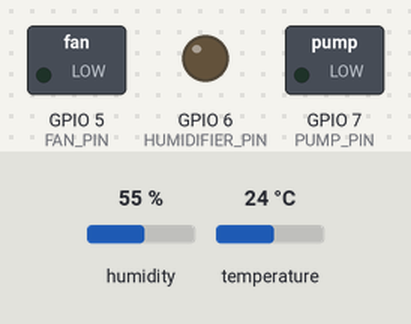
A sketch run on a simulated ESP32-S3. On the bench: switched loads named in the sketch (green lamp = pin HIGH), output pins drawn as LEDs (lit = HIGH). Inputs (shaded band) come from the test bench; at power-on: humidity 55 %, temperature 24 °C. WiFi joins after 1.5 s; servers stay silent unless stated; what the sketch prints to the serial monitor is not drawn.

Above: at 3.0 s.
3.1 s: humidity set to 46 %
5.3 s: humidity set to 43 %
At 9.0 s:
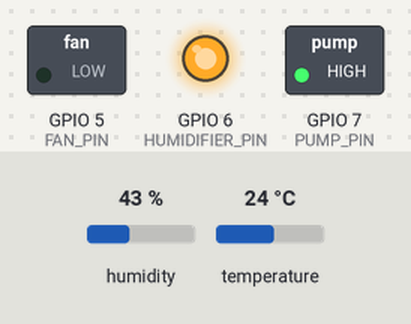
9.3 s: temperature set to 29 °C
13.0 s: temperature set to 32 °C
At 16.4 s:
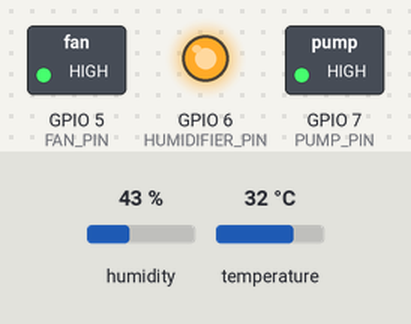
17.3 s: humidity set to 64 %
21.0 s: humidity set to 67 %
At 24.9 s:
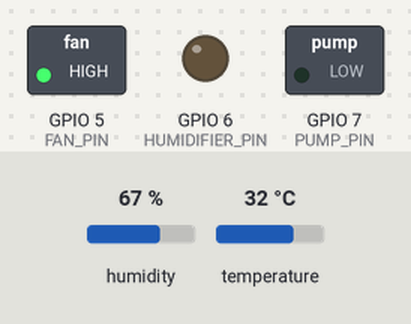
Timing chart, 0 to 26.3 s (numbered marks = the images above; inputs shaded):
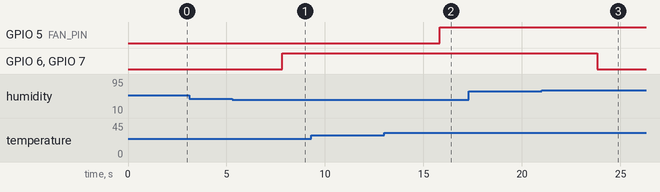

Measured:
- the behaviour switches between 45 and 44 % on humidity (found by bisection; images 0 and 1)
- the behaviour switches between 30 and 31 °C on temperature (found by bisection; images 1 and 2)
- the behaviour switches between 65 and 66 % on humidity (found by bisection; images 2 and 3)
- after the input at 3.1 s, every drawn part: stays the same
- after the input at 5.3 s, GPIO 6 (HUMIDIFIER_PIN), GPIO 7 (PUMP_PIN): LOW → HIGH after 2.5 s
- after the input at 9.3 s, every drawn part: stays the same
- after the input at 13.0 s, GPIO 5 (FAN_PIN): LOW → HIGH after 2.8 s
- after the input at 17.3 s, every drawn part: stays the same
- after the input at 21.0 s, GPIO 6 (HUMIDIFIER_PIN), GPIO 7 (PUMP_PIN): HIGH → LOW after 2.8 s

The sketch:

air_purifier_control.ino
```cpp
/*
 * IoT Smart Air Purifier & Humidity Control System
 * Hardware: Arduino Uno, DHT Sensor, 6x Fans, 4x Ultrasonic Humidifiers, Pump
 * Platform: Blynk IoT (remote control + monitoring)
 * Features: Auto-threshold control + Manual override via Blynk app
 */

#define BLYNK_TEMPLATE_ID   "YOUR_TEMPLATE_ID"
#define BLYNK_TEMPLATE_NAME "Air Purifier"
#define BLYNK_AUTH_TOKEN    "YOUR_AUTH_TOKEN"

#include <BlynkSimpleEsp32.h>
#include <DHT.h>

// ── Pin Definitions ──────────────────────────────────────────────
#define DHT_PIN        4
#define DHT_TYPE       DHT11

#define FAN_PIN        5    // Relay for 6 cooling fans
#define HUMIDIFIER_PIN 6    // Relay for 4 ultrasonic humidifiers
#define PUMP_PIN       7    // Relay for submersible pump

// ── Blynk Virtual Pins ───────────────────────────────────────────
#define VPIN_HUMIDITY     V0
#define VPIN_TEMPERATURE  V1
#define VPIN_FAN          V2   // Manual fan toggle from app
#define VPIN_HUMIDIFIER   V3   // Manual humidifier toggle from app
#define VPIN_AUTO_MODE    V4   // Auto mode toggle from app

// ── Thresholds ───────────────────────────────────────────────────
#define HUMIDITY_LOW      45   // Below this → activate humidifiers
#define HUMIDITY_HIGH     65   // Above this → stop humidifiers
#define TEMP_HIGH         30   // Above this → activate fans

// ── WiFi Credentials ─────────────────────────────────────────────
char ssid[] = "YOUR_WIFI_SSID";
char pass[] = "YOUR_WIFI_PASSWORD";

// ── State Variables ──────────────────────────────────────────────
DHT dht(DHT_PIN, DHT_TYPE);
BlynkTimer timer;

bool autoMode        = true;   // Auto mode ON by default
bool manualFan       = false;
bool manualHumid     = false;

float currentHumidity    = 0;
float currentTemperature = 0;

// ── Read & Send Sensor Data ──────────────────────────────────────
void readSensorAndControl() {
  currentHumidity    = dht.readHumidity();
  currentTemperature = dht.readTemperature();

  // Validate reading
  if (isnan(currentHumidity) || isnan(currentTemperature)) {
    Serial.println("[ERROR] DHT sensor read failed.");
    return;
  }

  Serial.print("Humidity: ");    Serial.print(currentHumidity);    Serial.print("%  ");
  Serial.print("Temperature: "); Serial.print(currentTemperature); Serial.println("°C");

  // Send live data to Blynk dashboard
  Blynk.virtualWrite(VPIN_HUMIDITY,    currentHumidity);
  Blynk.virtualWrite(VPIN_TEMPERATURE, currentTemperature);

  // ── AUTO MODE LOGIC ──────────────────────────────────────────
  if (autoMode) {

    // Humidifier control: ON below low threshold, OFF above high threshold
    if (currentHumidity < HUMIDITY_LOW) {
      digitalWrite(HUMIDIFIER_PIN, HIGH);
      digitalWrite(PUMP_PIN, HIGH);
      Serial.println("[AUTO] Humidity low → Humidifiers ON");
    } else if (currentHumidity > HUMIDITY_HIGH) {
      digitalWrite(HUMIDIFIER_PIN, LOW);
      digitalWrite(PUMP_PIN, LOW);
      Serial.println("[AUTO] Humidity OK → Humidifiers OFF");
    }

    // Fan control: ON when temperature is high
    if (currentTemperature > TEMP_HIGH) {
      digitalWrite(FAN_PIN, HIGH);
      Serial.println("[AUTO] Temp high → Fans ON");
    } else {
      digitalWrite(FAN_PIN, LOW);
      Serial.println("[AUTO] Temp OK → Fans OFF");
    }
  }
}

// ── Blynk: Auto Mode Toggle (V4) ────────────────────────────────
BLYNK_WRITE(VPIN_AUTO_MODE) {
  autoMode = param.asInt();
  Serial.print("[BLYNK] Auto mode: ");
  Serial.println(autoMode ? "ON" : "OFF");

  // If switching to manual, turn everything off first
  if (!autoMode) {
    digitalWrite(FAN_PIN,       LOW);
    digitalWrite(HUMIDIFIER_PIN, LOW);
    digitalWrite(PUMP_PIN,      LOW);
  }
}

// ── Blynk: Manual Fan Control (V2) ──────────────────────────────
BLYNK_WRITE(VPIN_FAN) {
  if (!autoMode) {
    manualFan = param.asInt();
    digitalWrite(FAN_PIN, manualFan ? HIGH : LOW);
    Serial.print("[MANUAL] Fans: ");
    Serial.println(manualFan ? "ON" : "OFF");
  }
}

// ── Blynk: Manual Humidifier Control (V3) ───────────────────────
BLYNK_WRITE(VPIN_HUMIDIFIER) {
  if (!autoMode) {
    manualHumid = param.asInt();
    digitalWrite(HUMIDIFIER_PIN, manualHumid ? HIGH : LOW);
    digitalWrite(PUMP_PIN,       manualHumid ? HIGH : LOW);
    Serial.print("[MANUAL] Humidifiers: ");
    Serial.println(manualHumid ? "ON" : "OFF");
  }
}

// ── Setup ────────────────────────────────────────────────────────
void setup() {
  Serial.begin(115200);
  dht.begin();

  pinMode(FAN_PIN,        OUTPUT);
  pinMode(HUMIDIFIER_PIN, OUTPUT);
  pinMode(PUMP_PIN,       OUTPUT);

  // Start with everything OFF
  digitalWrite(FAN_PIN,        LOW);
  digitalWrite(HUMIDIFIER_PIN, LOW);
  digitalWrite(PUMP_PIN,       LOW);

  Blynk.begin(BLYNK_AUTH_TOKEN, ssid, pass);

  // Read sensor and run control logic every 2 seconds
  timer.setInterval(2000L, readSensorAndControl);

  Serial.println("[SYSTEM] Air Purifier started. Auto mode: ON");
}

// ── Loop ─────────────────────────────────────────────────────────
void loop() {
  Blynk.run();
  timer.run();
}
```
